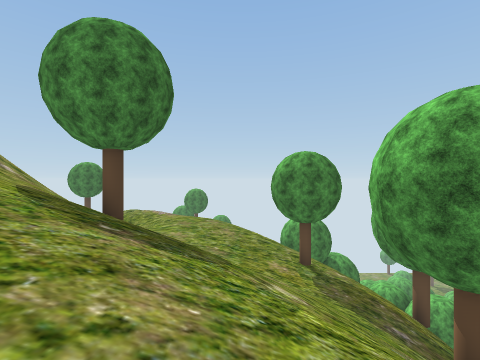
View 1 (above)

15 first-person views from a walk through a Unity game level. The camera is 1.4 m above the floor, looks level and sees 85° across. The floor is counted in squares, 2 m on a side. Each view is taken from the middle of a square. On the plan, view 1 faces up. The plan holds only what a view shows up to about 9 squares ahead; the rest is blank. The place goes on beyond the plan. Some trees and plants on the terrain are drawn as simple stand-ins. The player character is not drawn. Some surface patterns are stand-ins.

View 2
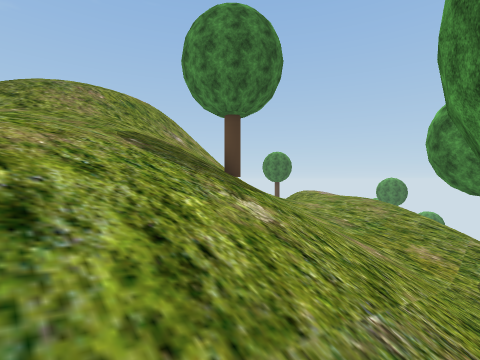

View 3
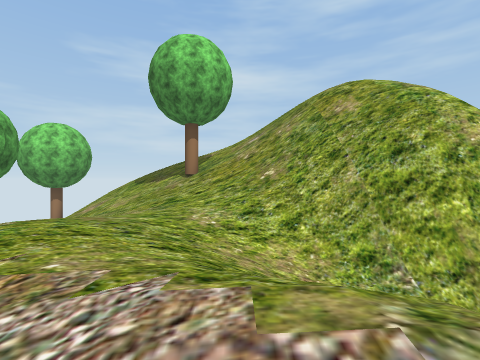

View 4
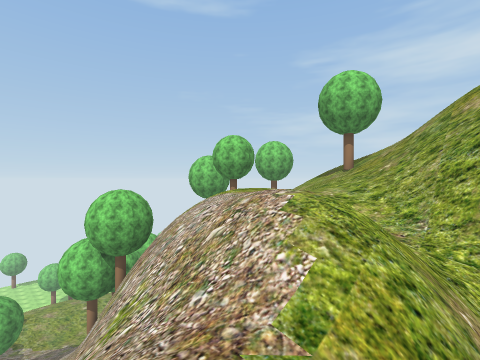

View 5
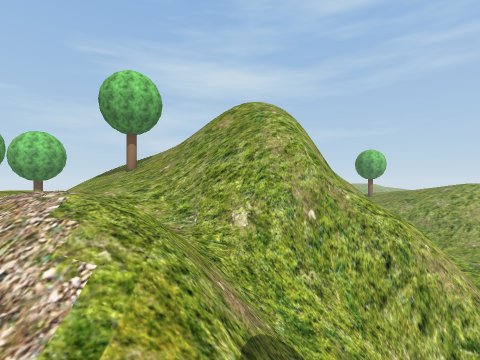

View 6
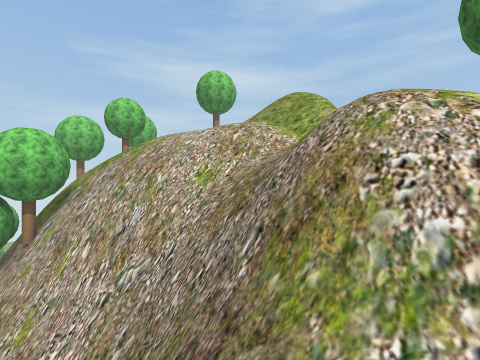

View 7
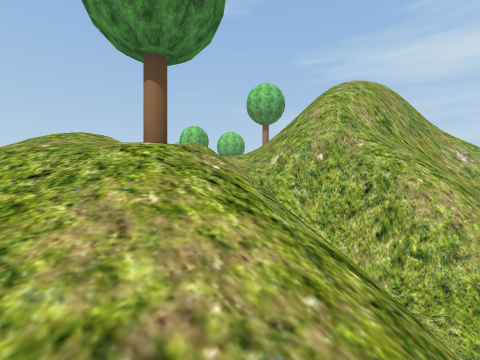

View 8
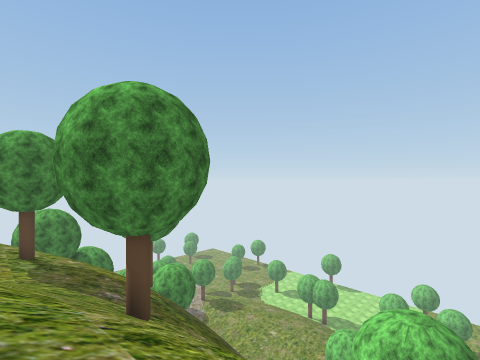

View 9
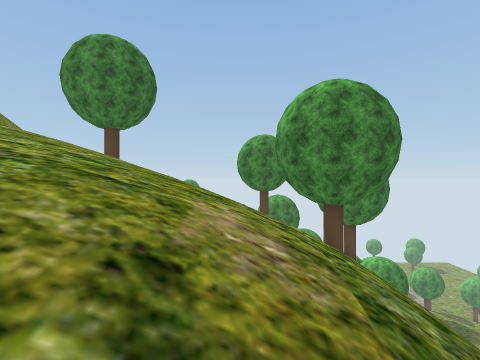

View 10
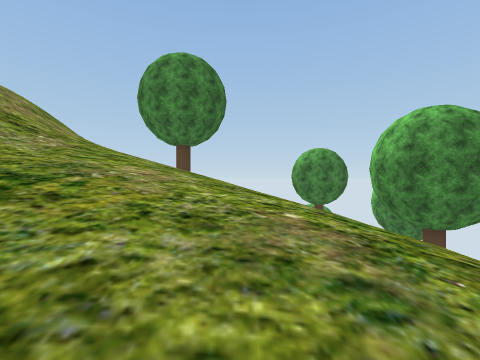

View 11
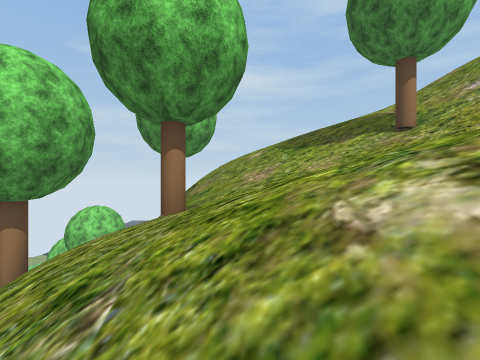

View 12
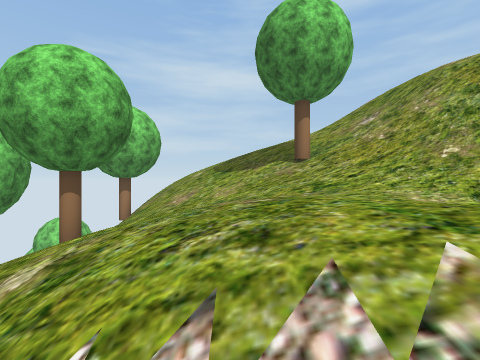

View 13
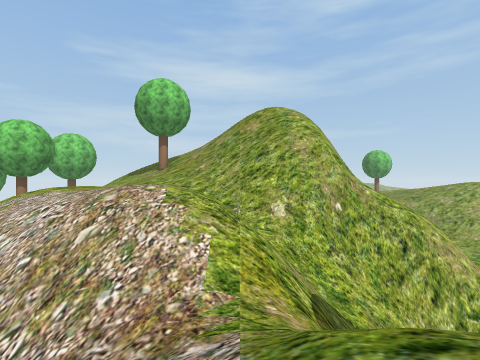

View 14
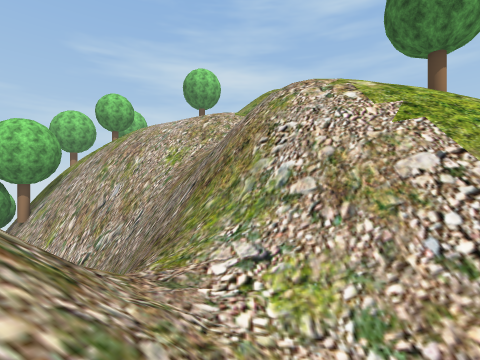

View 15
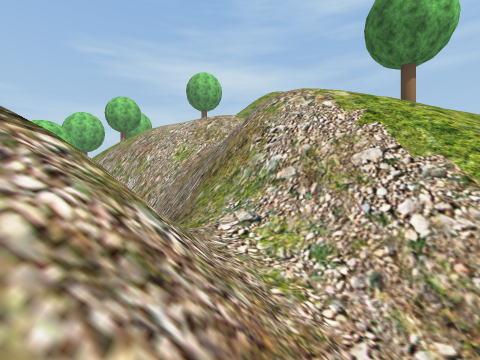

### Floor plan
Key: @ floor where view 1 was taken; # wall or solid block; x gap in a wall; . main floor; - floor 1 m lower than the main floor; : floor 1.5 m higher than the main floor; _ floor 1.75 m lower than the main floor; + floor 2.25 m higher than the main floor; * floor 3 m higher than the main floor; < floor 4 m lower than the main floor; / step, stairs or slope; = window, fence, low wall or low ledge; v drop or lower ground; O other object.
Columns run from 13 left of view 1 to 6 right of it. Each row starts with its distance up from view 1.
 23         /
 22        ///
 21       ////
 20      /////
 19     ///==/
 18 <///////#x#
 17 ////////vv##
 16 vv//O/////v###
 15       /////v ###
 14       /////vv  ##
 13      =v/////vvv#
 12 //   #///..///vOv
 11 ######// /..///OOO
 10 ## v###///...///
  9 #v//#v##//...////
  8  //#v/////..-/////
  7    #v///////--_O//O
  6      //////////_///
  5       ////O////////v
  4       /////////////v
  3        /////////O
  2        ///**/////
  1        ////++////
  0           //:@///
 -1            /////
 -2             / /

Positions as (right, up) in squares from view 1, and headings:
1: (0, 0), facing up
2: (2, 1), facing up-left
3: (-4, 13), facing down
4: (-7, 16), facing down-right
5: (-7, 16), facing down
6: (-4, 21), facing down
7: (-13, 18), facing down-right
8: (1, -1), facing up-right
9: (1, -2), facing up
10: (-1, -2), facing up
11: (1, 11), facing down
12: (-1, 12), facing down
13: (-6, 17), facing down
14: (-5, 22), facing down
15: (-5, 23), facing down
